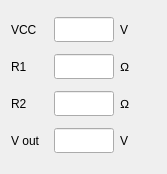
<?xml version="1.0" encoding="UTF-8"?>
<ui version="4.0">
 <class>MainWindow</class>
 <widget class="QMainWindow" name="MainWindow">
  <property name="enabled">
   <bool>true</bool>
  </property>
  <property name="geometry">
   <rect>
    <x>0</x>
    <y>0</y>
    <width>167</width>
    <height>174</height>
   </rect>
  </property>
  <property name="sizePolicy">
   <sizepolicy hsizetype="Minimum" vsizetype="Preferred">
    <horstretch>0</horstretch>
    <verstretch>0</verstretch>
   </sizepolicy>
  </property>
  <property name="minimumSize">
   <size>
    <width>0</width>
    <height>0</height>
   </size>
  </property>
  <property name="windowTitle">
   <string>eCalc</string>
  </property>
  <widget class="QWidget" name="centralWidget">
   <layout class="QGridLayout" name="gridLayout">
    <item row="3" column="0">
     <widget class="QLabel" name="label_3">
      <property name="text">
       <string>V out</string>
      </property>
     </widget>
    </item>
    <item row="1" column="0">
     <widget class="QLabel" name="label">
      <property name="text">
       <string>R1</string>
      </property>
     </widget>
    </item>
    <item row="3" column="1">
     <widget class="QLineEdit" name="rDivision">
      <property name="sizePolicy">
       <sizepolicy hsizetype="Expanding" vsizetype="Fixed">
        <horstretch>0</horstretch>
        <verstretch>0</verstretch>
       </sizepolicy>
      </property>
      <property name="maximumSize">
       <size>
        <width>60</width>
        <height>25</height>
       </size>
      </property>
      <property name="inputMethodHints">
       <set>Qt::ImhNone</set>
      </property>
      <property name="text">
       <string/>
      </property>
      <property name="maxLength">
       <number>10</number>
      </property>
      <property name="frame">
       <bool>true</bool>
      </property>
      <property name="readOnly">
       <bool>true</bool>
      </property>
     </widget>
    </item>
    <item row="2" column="1">
     <widget class="QLineEdit" name="r2">
      <property name="maximumSize">
       <size>
        <width>60</width>
        <height>25</height>
       </size>
      </property>
      <property name="maxLength">
       <number>10</number>
      </property>
     </widget>
    </item>
    <item row="1" column="1">
     <widget class="QLineEdit" name="r1">
      <property name="maximumSize">
       <size>
        <width>60</width>
        <height>25</height>
       </size>
      </property>
      <property name="maxLength">
       <number>10</number>
      </property>
     </widget>
    </item>
    <item row="0" column="1">
     <widget class="QLineEdit" name="vccInput">
      <property name="maximumSize">
       <size>
        <width>60</width>
        <height>25</height>
       </size>
      </property>
     </widget>
    </item>
    <item row="2" column="0">
     <widget class="QLabel" name="label_2">
      <property name="text">
       <string>R2</string>
      </property>
     </widget>
    </item>
    <item row="0" column="0">
     <widget class="QLabel" name="label_4">
      <property name="text">
       <string>VCC</string>
      </property>
     </widget>
    </item>
    <item row="0" column="2">
     <widget class="QLabel" name="label_5">
      <property name="text">
       <string>V</string>
      </property>
     </widget>
    </item>
    <item row="3" column="2">
     <widget class="QLabel" name="label_6">
      <property name="text">
       <string>V</string>
      </property>
     </widget>
    </item>
    <item row="2" column="2">
     <widget class="QLabel" name="label_7">
      <property name="text">
       <string>Ω</string>
      </property>
      <property name="textFormat">
       <enum>Qt::AutoText</enum>
      </property>
     </widget>
    </item>
    <item row="1" column="2">
     <widget class="QLabel" name="label_8">
      <property name="text">
       <string>Ω</string>
      </property>
     </widget>
    </item>
   </layout>
  </widget>
 </widget>
 <layoutdefault spacing="6" margin="11"/>
 <resources/>
 <connections/>
</ui>
